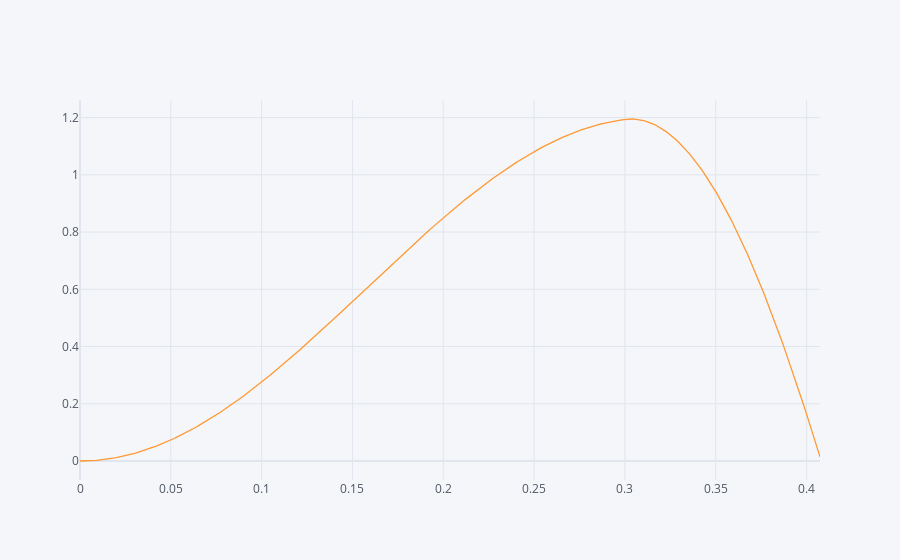

Notebook cell for this chart:
### Code cell
res.loc[:, ['sp_ext',]].iplot()

### Figure 1 — Plotly figure (JSON) as saved in the notebook; plotly's stock layout.template omitted (floating-point values rounded to 4 significant figures; data arrays with more than 128 entries replaced by an {"elided": "..."} marker saying what was removed)
{"data": [{"line": {"color": "rgba(255, 153, 51, 1.0)", "dash": "solid", "shape": "linear", "width": 1.3}, "mode": "lines", "name": "sp_ext", "text": "", "type": "scatter", "x": {"elided": "408 float values"}, "y": {"elided": "408 float values"}}], "layout": {"autosize": true, "legend": {"bgcolor": "#F5F6F9", "font": {"color": "#4D5663"}}, "paper_bgcolor": "#F5F6F9", "plot_bgcolor": "#F5F6F9", "title": {"font": {"color": "#4D5663"}}, "xaxis": {"autorange": true, "gridcolor": "#E1E5ED", "range": [0, 0.4074], "showgrid": true, "tickfont": {"color": "#4D5663"}, "title": {"font": {"color": "#4D5663"}, "text": ""}, "type": "linear", "zerolinecolor": "#E1E5ED"}, "yaxis": {"autorange": true, "gridcolor": "#E1E5ED", "range": [-0.0664, 1.262], "showgrid": true, "tickfont": {"color": "#4D5663"}, "title": {"font": {"color": "#4D5663"}, "text": ""}, "type": "linear", "zerolinecolor": "#E1E5ED"}}}
